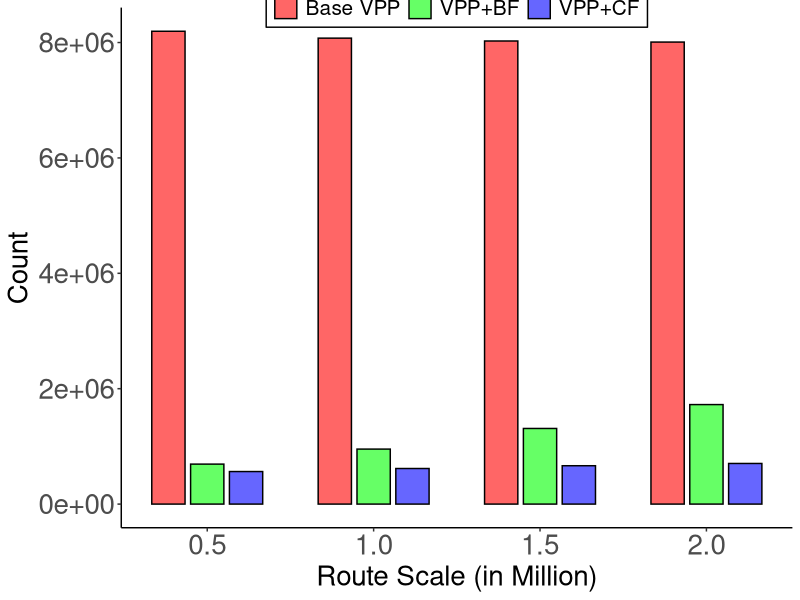

The R script that drew this image:

library(reshape2)
library(ggplot2)
df<-data.frame(route=c(0.5,1,1.5,2),
               HASH=c(8195350,8075990,8026410,8007850),
               
               BLOOM=c(692960,953300,1310850,1724740),
               
               CUCKOO=c(564160,616820,664940,704220))
data.m <- melt(df,id.vars = 'route')
color<-c("#FF6666","#66FF66","#6666FF")
ggplot(data.m, aes(route, value)) + 
  geom_bar(aes(fill = variable), colour="black",
           width = 0.3, position = position_dodge(width=0.35), stat="identity") +  
  
  scale_fill_manual( values=color,labels=c("Base VPP","VPP+BF","VPP+CF")) +
  theme_bw() + 
  theme(legend.title = element_blank(),
        legend.text=element_text(size=15),panel.grid.major = element_blank(), 
        legend.position=c(0.5, 1),
        legend.direction = "horizontal", 
        legend.box = "horizontal",
        legend.background = element_rect(colour = "black"),
        panel.grid.minor = element_blank(),
        panel.border = element_blank(),
        panel.background = element_blank(), axis.line = element_line(colour = "black"),
        axis.text=element_text(size=20),
        axis.title.y=element_text(size = 20),axis.title.x=element_text(size = 20)) + 
  xlab("Route Scale (in Million)")+
  ylab("Count")
#xlim(0, 2.5) +
#ylim(0, 4) 




